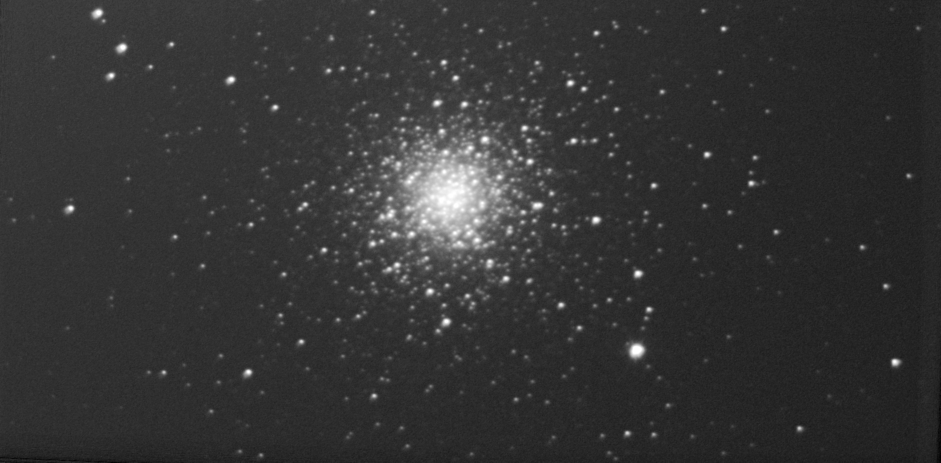
#> input picture m3.jpg, 1882 x 925 px (shown at 1/2 size)
$ python find_offsets_auto.py . --filename-pattern m3.jpg
#> lines starting #> are read from the running program, lines starting #| are printed output that depends on the picture
import sys
import glob
import argparse
import os
import json
import math
import numpy as np

from PIL import Image

from skimage.feature import register_translation

import matplotlib.pyplot as plt


def load_frame_for_offset_detection(filename, amplification, threshold):
#> called with filename = './m3.jpg', amplification = 5, threshold = 128
	pil_image = Image.open(filename).convert('L')
	yx_image = np.asarray(pil_image, dtype=np.int16)
	xy_image = np.transpose(yx_image, (1, 0))
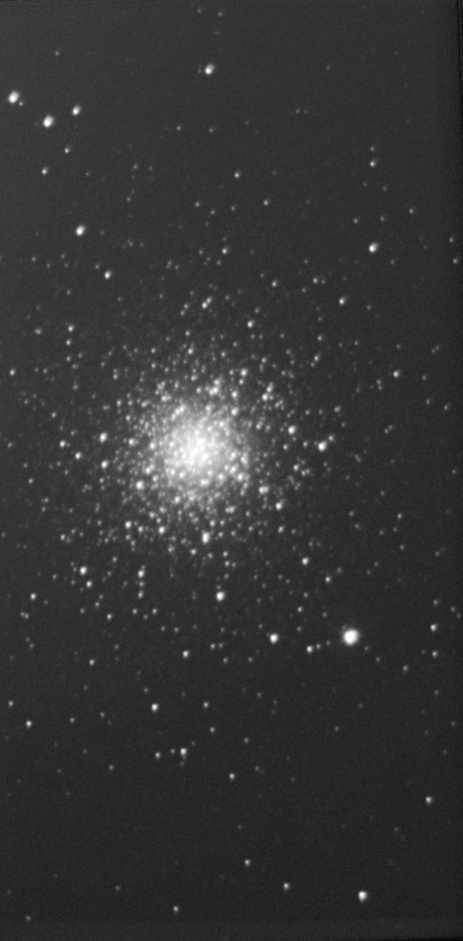
#> xy_image: shape (1882, 925) int16 (shown at 1/2 size); min 0, max 255, mean 52.2
	xy_image = np.clip(xy_image * amplification, threshold, 255)
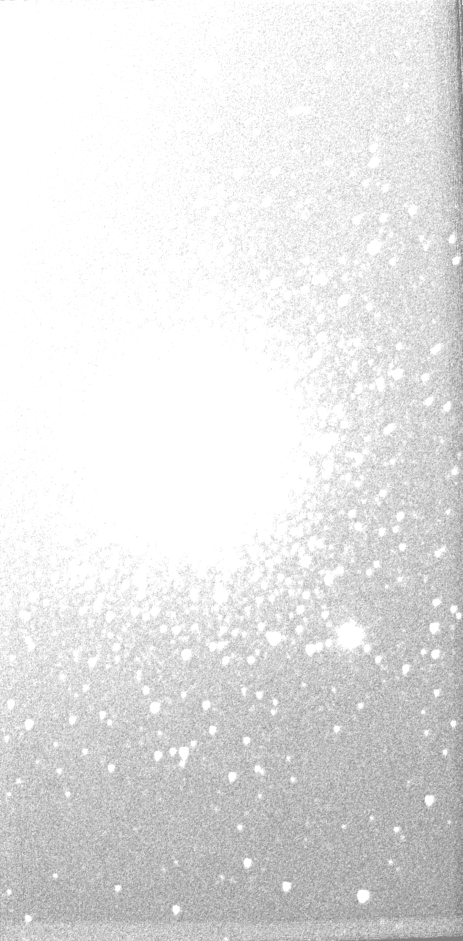
#> xy_image: shape (1882, 925) int16 (shown at 1/2 size); min 128, max 255, mean 227.4
	return xy_image


def save_image(image, filename):
	yxc_image = np.transpose(image, (1, 0, 2))
	yxc_image = yxc_image.astype(np.int8)
	pil_image = Image.fromarray(yxc_image, mode='RGB')
	pil_image.save(filename)


parser = argparse.ArgumentParser()
parser.add_argument('directory', type=str)
parser.add_argument('--filename-pattern', type=str, default='*.tif', help='Pattern to use when searching for input images')
parser.add_argument('--max-frame-distance', type=int, default=480, help='Maximum cartesian distance between frames, in pixels')
parser.add_argument('--range', type=str, default=None, help='Stack only given range of images, not all')
parser.add_argument('--amplification', type=int, default=5, help='Multiply images by this number before offset detection')
parser.add_argument('--threshold', type=int, default=128, help='Clip images by this brightness value after amplification')

args = parser.parse_args()

search_pattern = os.path.join(args.directory, args.filename_pattern)
files = glob.glob(search_pattern)

if not files:
	print('No files. Use --filename-pattern if the images are not .tif')
	sys.exit(1)

print(f'Found {len(files)} files')
files.sort()

if args.range is not None:
	image_range = args.range.split(',')
	files = files[int(image_range[0]):int(image_range[1])]
	print(f'Only {len(files)} files selected for offset detection')

key_frame = load_frame_for_offset_detection(files[0], args.amplification, args.threshold)
key_frame_index = 0
prev_frame = None

if False:
	color_frame = np.zeros((key_frame.shape[0], key_frame.shape[1], 3), dtype=np.int16)
	for c in range(3):
		color_frame[:,:,c] = key_frame
	save_image(color_frame, 'stretched.png')
	sys.exit(0)

frame_offsets = {0: (0,0)}	# map frame index to offsets-tuple
frame_offsets_by_file = dict()

for frame_index, file in enumerate(files):
	curr_frame = load_frame_for_offset_detection(file, args.amplification, args.threshold)

	(offset_x, offset_y), error, _ = register_translation(key_frame, curr_frame)
#> offset_x = 0; offset_y = 0; error = 1
	cartesian_offset = math.sqrt(offset_x*offset_x + offset_y*offset_y)
#> cartesian_offset = 0
	print(f'Frame {frame_index}: Got offsets x={offset_x}, y={offset_y}, total={cartesian_offset:.2f}, error={error:.2f}')
#| Frame 0: Got offsets x=0.0, y=0.0, total=0.00, error=1.00

	if cartesian_offset > args.max_frame_distance:
		if key_frame_index == frame_index-1:
			print('Too big offset between adjacent frames. Aborting.')
			sys.exit(1)

		print(f'That was too far. Using frame {frame_index-1} as key new frame.')
		key_frame = prev_frame
		key_frame_index = frame_index-1

		(offset_x, offset_y), error, _ = register_translation(key_frame, curr_frame)
		cartesian_offset = math.sqrt(offset_x*offset_x + offset_y*offset_y)
		print(f'Frame {frame_index}: Got offsets x={offset_x}, y={offset_y}, total={cartesian_offset:.2f}, error={error:.2f}')

	key_frame_offset = frame_offsets[key_frame_index]
	offset_x += key_frame_offset[0]
	offset_y += key_frame_offset[1]

	frame_offsets[frame_index] = (offset_x, offset_y)
	frame_offsets_by_file[os.path.basename(file)] = (offset_x, offset_y)
	prev_frame = curr_frame

# write offsets files
offsets_file = os.path.join(args.directory, 'offsets.json')
with open(offsets_file, 'w') as f:
	json.dump(frame_offsets_by_file, f, indent=4, sort_keys=True)


x_offsets = np.array([x for _, (x,y) in frame_offsets.items()])
#> x_offsets = [0]
y_offsets = np.array([y for _, (x,y) in frame_offsets.items()])
#> y_offsets = [0]

colors = (0,0,0)
area = np.pi*3

# Plot
plt.scatter(x_offsets, y_offsets, s=area, c=colors, alpha=0.5)
plt.title('Image offset distribution')
plt.xlabel('x')
plt.ylabel('y')
plt.savefig('image_offsets.png')
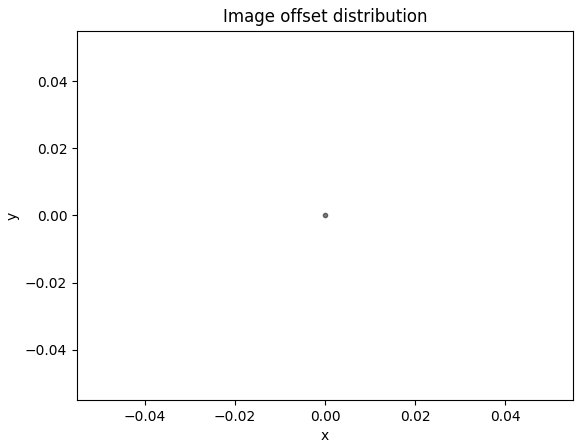
#> figure drawn by matplotlib, 1 panel
